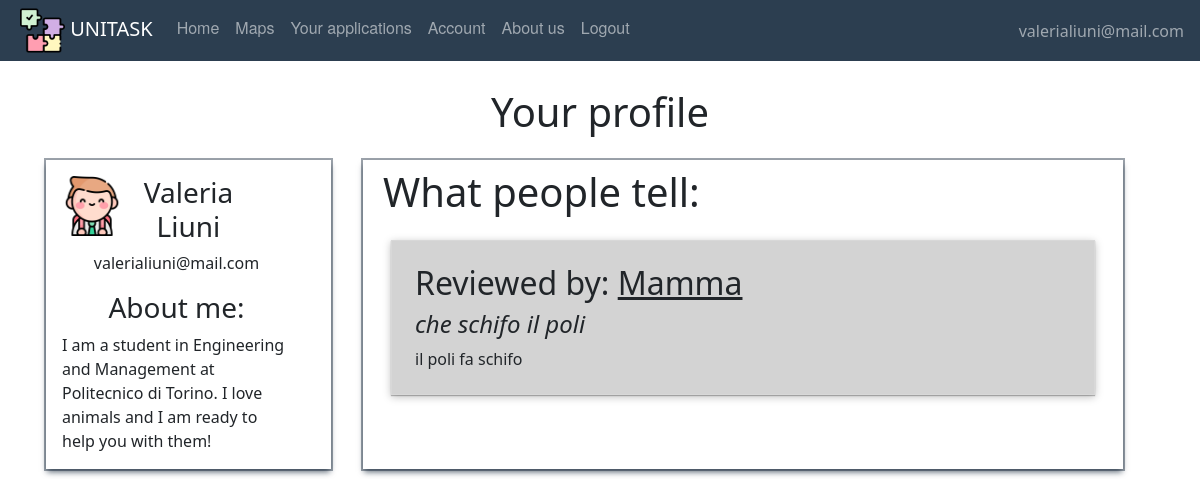
Page /account (signed in) on the earlier database version.
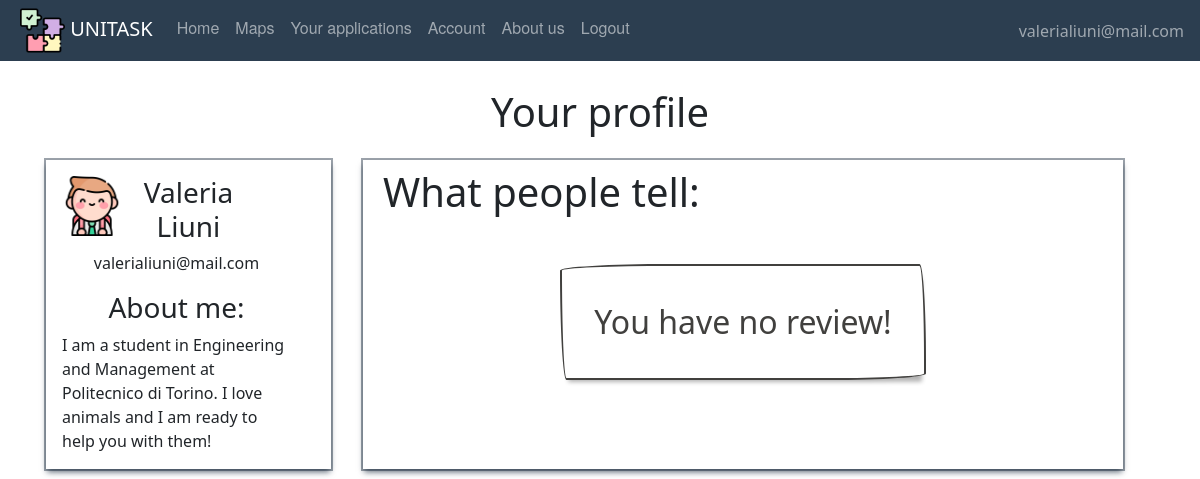
Same page on the later database version.
### website/models.py (models this page shows)
class Review(db.Model, UserMixin):
    id = db.Column(db.Integer, primary_key=True)
    title = db.Column(db.String(150))
    text = db.Column(db.String(150))
    date = db.Column(db.DateTime(timezone=True), default=func.now)
    id_reviewer = db.Column(db.Integer, db.ForeignKey('user.id'))
    id_reviewed = db.Column(db.Integer, db.ForeignKey('user.id'))
    task_id = db.Column(db.Integer, db.ForeignKey('offer.id'))

class User(db.Model, UserMixin):
    id = db.Column(db.Integer, primary_key=True)
    email = db.Column(db.String(150), unique=True)
    password = db.Column(db.String(150))
    first_name = db.Column(db.String(150))
    surname = db.Column(db.String(150))
    description = db.Column(db.String(200))
    type = db.Column(db.String(20))
    reviewsposted = db.relationship('Review', foreign_keys='Review.id_reviewer',
                                    backref='author')
    reviewsreceived = db.relationship('Review', foreign_keys='Review.id_reviewed',
                                      backref='received')
    __mapper_args__ = {
        'polymorphic_on': type,
        'polymorphic_identity': 'user',
    }

### website/user/routes.py (the view)
@users.route('/account')
def account():
    return render_template("User/account.html", user=current_user)

### website/templates/user/account.html (shortened to what this page needs)
{% extends "base.html" %}
{% block content %}
    <br/>
    <h1 align="center">Your profile</h1>
    <div class="container">
        <div class="row">
            <div align="center" class="col-3 profile-box m-3 p-3">
                <div class="row">
                    <div class="col-2">
                        {% if user.type=='student' %}
                            <img align="left" width="60" height="60" alt="usertype"
                                 src="/static/images/pic/student.png"/>
                        {% elif user.type=='adult' %}
                            <img align="left" width="60" height="60" alt="usertype"
                                 src="/static/images/pic/worker.png"/>
                        {% endif %}
                    </div>
                    <div class="col-8">
                        <h3 class="px-2">{{ user.first_name }} {{ user.surname }}</h3>
                    </div>
                    <div class="row">
                        <p class="px-3">{{ user.email }}</p>
                        <h3>About me:</h3>
                        <div style="text-align:left;">
                            {% if user.description != None %}
                                <div class="profileDescription" >
                                    {{ user.description }}
                                </div>
                            {% else %}
                                You didn't add a description
                            {% endif %}
                        </div>
                    </div>
                </div>
            </div>
            <div class="col-8 reviews-box m-3">
                <h1 align="left" class="p-2">What people tell: </h1>
                {% if user.reviewsreceived|length !=0 %}
                    {% for recens in user.reviewsreceived %}
                        <div class="box-review">
                            <h2>Reviewed by: <span class="review-author"> {{ recens.author.first_name }}</span></h2>
                            <h4 class="review-title">{{ recens.title }}</h4>
                            {{ recens.text }}
                        </div>
                    {% endfor %}
                {% else %}
                    <div class="row">
                        <div align="center" class="col" style="margin-top:2em;">
                            <div class="button-55">
                                You have no review!
                            </div>
                        </div>
                    </div>
                {% endif %}
            </div>
        </div>
    </div>
{% endblock %}

Differences in the rows shown:
removed Review: author.first_name "Mamma", title "che schifo il poli", text "il poli fa schifo"
Other differences:
text now shown: "You have no review!"
